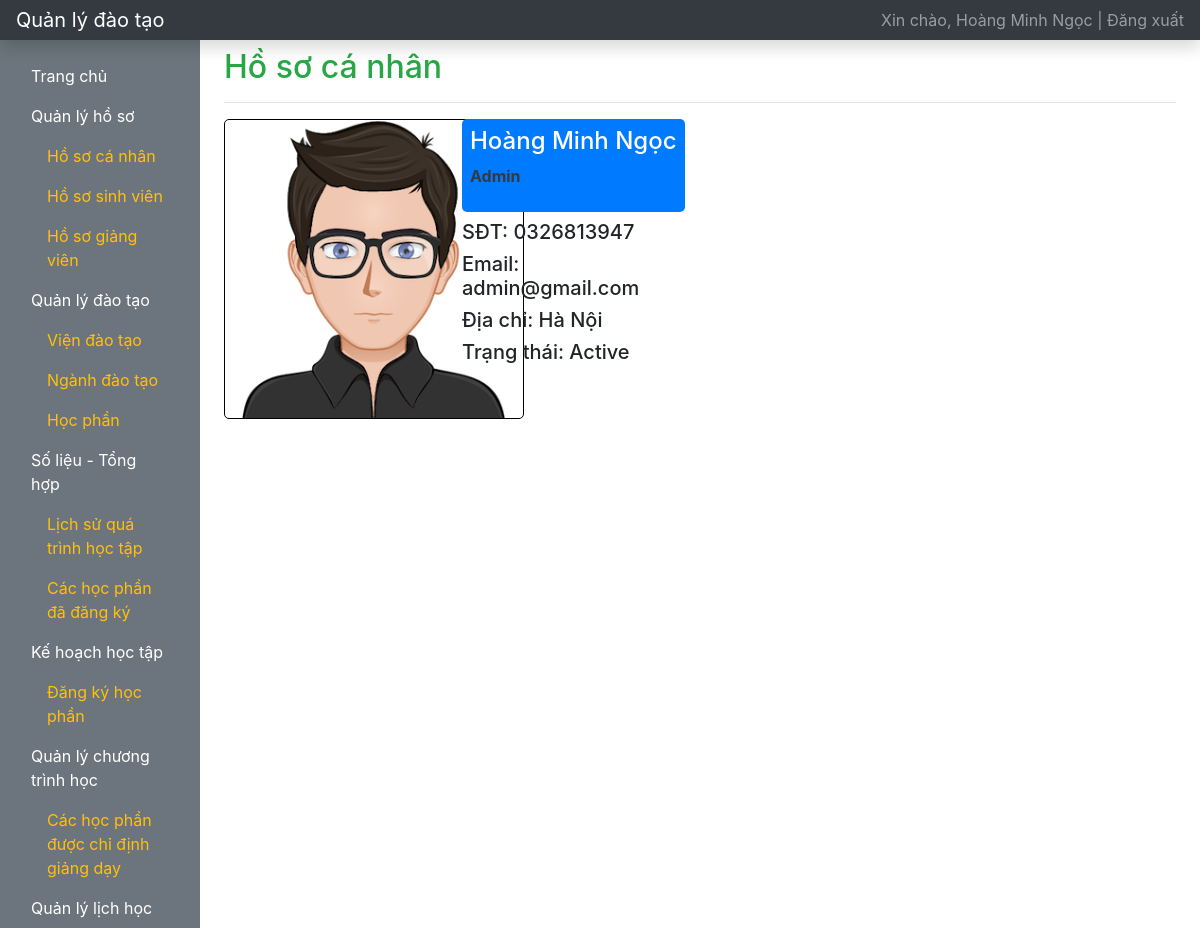
The page /index.php?r=ho-so-ca-nhan (signed in) on the database its author committed.
### tables this page shows
CREATE TABLE `user` (
  `id` int(11) NOT NULL,
  `username` varchar(64) NOT NULL,
  `password` varchar(128) NOT NULL,
  `user_type` varchar(32) NOT NULL,
  `user_code` varchar(32) DEFAULT NULL,
  `fullname` varchar(128) NOT NULL,
  `dob` date NOT NULL,
  `phone_number` varchar(15) DEFAULT NULL,
  `email` varchar(64) DEFAULT NULL,
  `address` varchar(512) DEFAULT NULL,
  `status` varchar(32) NOT NULL DEFAULT 'active'
);

### WEB/function.php (called while the page is built, shortened)
<?php
    function getInfoLoginFromSession()
    {
        $key = 'user_login';
        if (isset($_SESSION[$key])) {
            $data = $_SESSION[$key];
            return $data;
        }
        return array();
    }
    function getFullnameUserLogin()
    {
        $info_user = getInfoLoginFromSession();
        if (empty($info_user) == false) {
            $fullname = $info_user['fullname'];
            return $fullname;
        }
        return '';
    }
    function getUserIdLogin()
    {
        $info_user = getInfoLoginFromSession();
        if (empty($info_user) == false) {
            $fullname = $info_user['id'];
            return $fullname;
        }
        return '';
    }
?>

### WEB/database.php (called while the page is built, shortened)
<?php
    function getOne($instance_db, $sql)
    {
        $stmt = $instance_db->prepare($sql);
        $stmt->setFetchMode(PDO::FETCH_ASSOC);
        $stmt->execute();
        return $stmt->fetch();
    }
    function getInfoLogin($instance_db, $username, $password)
    {
        $sql = "SELECT * FROM USER WHERE USERNAME = '{$username}' AND PASSWORD = '{$password}'";
        return getOne($instance_db, $sql);
    }
?>

### WEB/ho-so-ca-nhan.php (the view)
<?php
    $sql = "SELECT * FROM USER WHERE ID = '{$user_id}'";
    $user_info = getOne($connect, $sql);
?>
<h2 class="mt-2 text-success">Hồ sơ cá nhân</h2>
<hr>
<div class="container-fluid">
    <div class="row">
        <div class="col-sm-3 pl-0">
            <img class="" src="image/avatar-default.png" alt="" width="300" height="300" style="border: 1px solid black; border-radius: 5px;">
        </div>
        <div class="col-sm-3 pl-0">
             <div class="bg-primary p-2" style="border-radius: 5px;">
                <h4 class="text-white"><?= $user_info['fullname']?></h4>
                <p class="text-dark"><b><?= ucfirst($user_info['user_type'])?></b></p>
             </div>
             <h5 class="mt-2">SĐT: <?= $user_info['phone_number']?></h5>
             <h5 class="mt-2">Email: <?= $user_info['email']?></h5>
             <h5 class="mt-2">Địa chỉ: <?= $user_info['address']?></h5>
             <h5 class="mt-2">Trạng thái: <?= ucfirst($user_info['status'])?></h5>
        </div>
    </div>
</div>

### WEB/layouts/topbar.php
<nav class="navbar navbar-dark sticky-top bg-dark flex-md-nowrap p-0 shadow">
    <a class="navbar-brand col-md-3 col-lg-2 mr-0 px-3" href="?r=trang-chu">Quản lý đào tạo</a>
    <ul class="navbar-nav px-3">
        <li class="nav-item text-nowrap">
            <a class="nav-link" href="dang-xuat.php">Xin chào, <?= getFullnameUserLogin()?> | Đăng xuất</a>
        </li>
    </ul>
</nav>

### rows shown on the page
user: fullname "Hoàng Minh Ngọc", user_type "Admin", phone_number "0326813947", email "admin@gmail.com", address "Hà Nội", status "Active"
